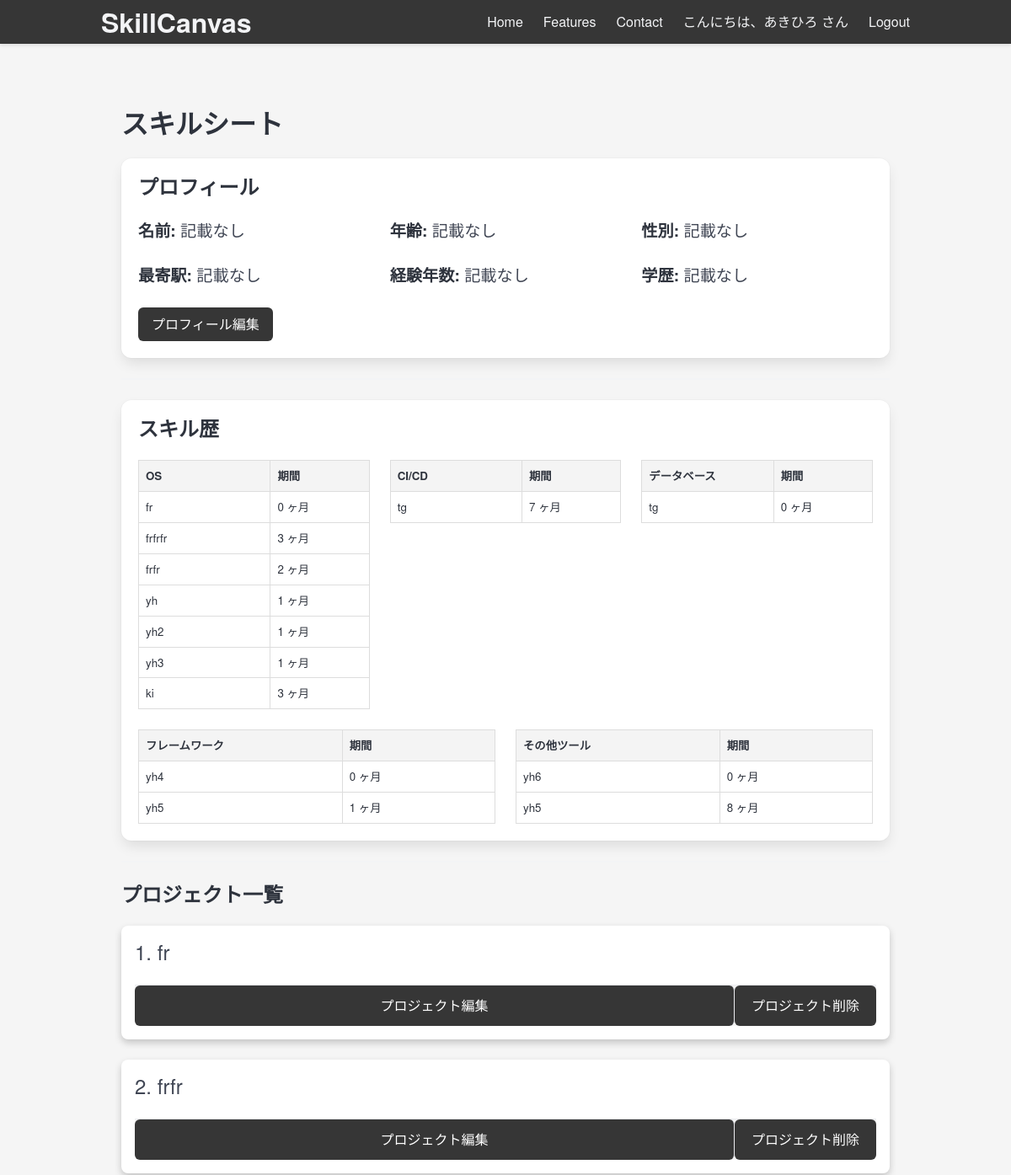
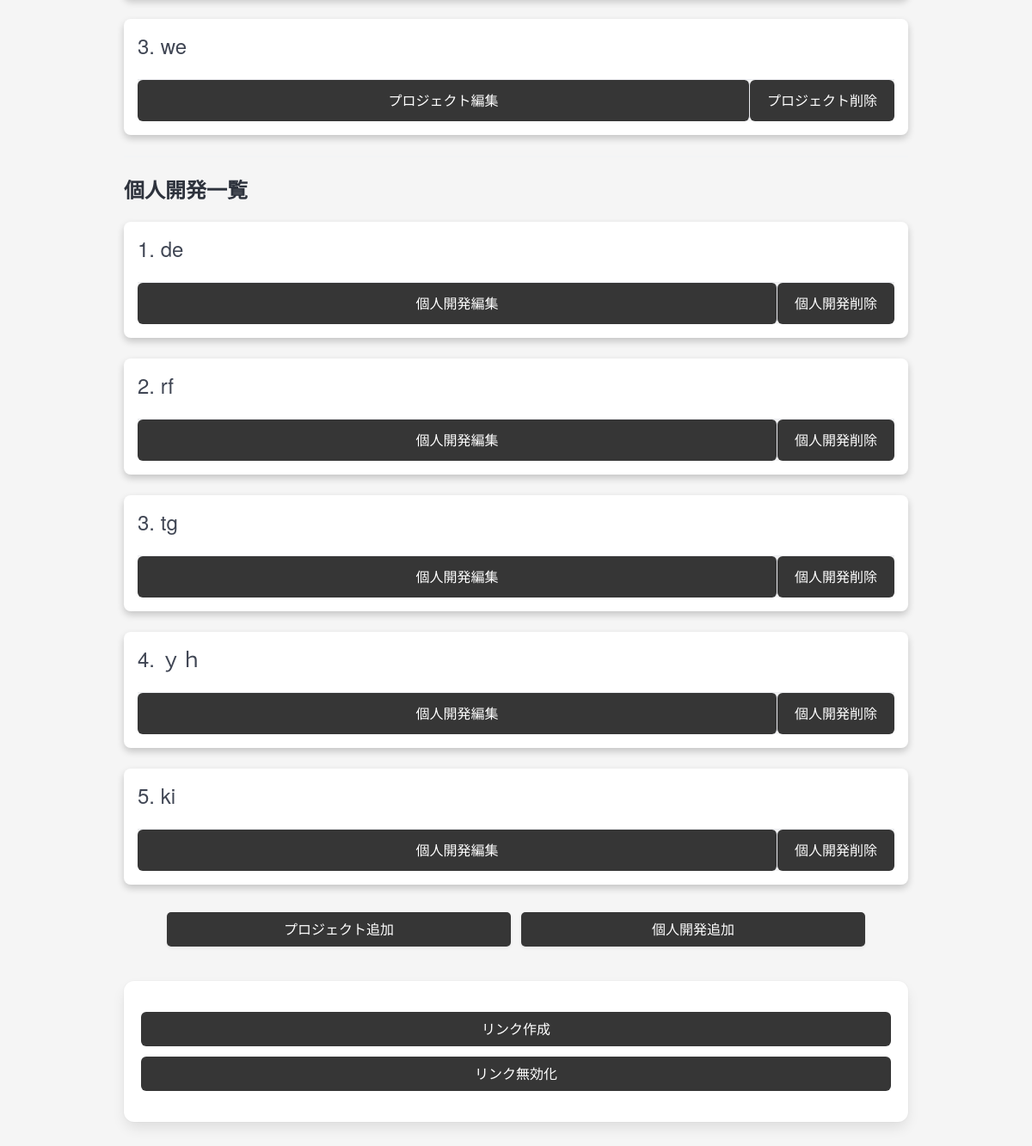
The app's page /sheet (signed in) with its own data (2 pictures, top to bottom).
### run.py (models this page shows, shortened)
class User(db.Model, UserMixin):
    __tablename__ = "user"
    id = db.Column(db.Integer, primary_key=True)
    username = db.Column(db.String(120), unique=True, nullable=False)
    email = db.Column(db.String(120), unique=True, nullable=False)
    password = db.Column(db.String(120), nullable=False)
    is_active = db.Column(db.Boolean, default=False)
    created_at = db.Column(db.DateTime, nullable=False, default=datetime.now)
    updated_at = db.Column(db.DateTime, nullable=False, default=datetime.now, onupdate=datetime.now)
    is_admin = db.Column(db.Boolean, default=False)  # 管理者フラグ
    projects = db.relationship('Project', backref='user', lazy=True)
    display_name = db.Column(db.String(120), nullable=True)
    age = db.Column(db.Integer, nullable=True)
    gender = db.Column(db.String(10), nullable=True)
    nearest_station = db.Column(db.String(120), nullable=True)
    experience_years = db.Column(db.Integer, nullable=True)
    education = db.Column(db.String(120), nullable=True)

class Technology(db.Model):
    __tablename__ = "technology"
    id = db.Column(db.Integer, primary_key=True)
    project_id = db.Column(db.Integer, db.ForeignKey('project.id'), nullable=False)
    type = db.Column(db.String(120), nullable=False)  # e.g., 'OS', 'language', 'process', etc.
    name = db.Column(db.String(120), nullable=False)
    duration_months = db.Column(db.Integer, nullable=True)  # Nullable for process entries

class IndividualTechnology(db.Model):
    __tablename__ = "individual_technology"
    id = db.Column(db.Integer, primary_key=True)
    individual_development_id = db.Column(db.Integer, db.ForeignKey('individual_development.id'), nullable=False)
    type = db.Column(db.String(120), nullable=False)  # 技術の種類 (e.g., 'OS', 'language', 'framework', etc.)
    name = db.Column(db.String(120), nullable=False)  # 技術名
    duration_months = db.Column(db.Integer, nullable=True)  # 期間 (月単位)

class Project(db.Model):
    __tablename__ = "project"
    id = db.Column(db.Integer, primary_key=True)
    user_id = db.Column(db.Integer, db.ForeignKey('user.id'), nullable=False)
    start_month = db.Column(db.String(7), nullable=False)  # YYYY-MM形式の文字列
    end_month = db.Column(db.String(7), nullable=False)    # YYYY-MM形式の文字列
    industry = db.Column(db.String(120), nullable=False)
    project_name = db.Column(db.String(120), nullable=False)
    project_summary = db.Column(db.Text, nullable=False)
    responsibilities = db.Column(db.Text, nullable=False)
    technologies = db.relationship('Technology', backref='project', lazy=True)
    processes = db.relationship('Process', backref='project', lazy=True)

class IndividualDevelopment(db.Model):
    __tablename__ = "individual_development"
    id = db.Column(db.Integer, primary_key=True)
    user_id = db.Column(db.Integer, db.ForeignKey('user.id'), nullable=False)
    start_month = db.Column(db.String(7), nullable=False)  # YYYY-MM形式の文字列
    end_month = db.Column(db.String(7), nullable=False)    # YYYY-MM形式の文字列
    development_name = db.Column(db.String(120), nullable=False)  # プロジェクトタイトル
    development_summary = db.Column(db.Text, nullable=False)  # 開発概要
    technologies = db.relationship('IndividualTechnology', backref='individual_development', lazy=True)
    processes = db.relationship('IndividualProcess', backref='individual_development', lazy=True)

### views/sheet_views.py (the view)
@app.route('/sheet', methods=['GET', 'POST'])
@login_required
def sheet():
    user_id = current_user.id
    projects = Project.query.filter_by(user_id=user_id).all()
    individual_developments = IndividualDevelopment.query.filter_by(user_id=user_id).all()
    project_data = []
    individual_dev_data = []
    skills_by_category = {}
    tech_type_mapping = {
        'os': 'OS',
        'language': '言語',
        'framework': 'フレームワーク',
        'database': 'データベース',
        'containertech': 'コンテナ技術',
        'cicd': 'CI/CD',
        'logging': 'ログ',
        'tools': 'その他ツール'
    }
    for project in projects:
        processes = Process.query.filter_by(project_id=project.id).all()
        technologies = Technology.query.filter_by(project_id=project.id).all()
        for tech in technologies:
            tech_type = tech_type_mapping[tech.type]
            if tech_type not in skills_by_category:
                skills_by_category[tech_type] = {}
            if tech.name not in skills_by_category[tech_type]:
                skills_by_category[tech_type][tech.name] = tech.duration_months
            else:
                skills_by_category[tech_type][tech.name] += tech.duration_months
        project_data.append({
            'project': project,
            'processes': processes,
            'technologies': technologies
        })
    for dev in individual_developments:
        processes = IndividualProcess.query.filter_by(individual_development_id=dev.id).all()
        technologies = IndividualTechnology.query.filter_by(individual_development_id=dev.id).all()
        for tech in technologies:
            tech_type = tech_type_mapping[tech.type]
            if tech_type not in skills_by_category:
                skills_by_category[tech_type] = {}
            if tech.name not in skills_by_category[tech_type]:
                skills_by_category[tech_type][tech.name] = tech.duration_months
            else:
                skills_by_category[tech_type][tech.name] += tech.duration_months
        individual_dev_data.append({
            'individual_development': dev,
            'processes': processes,
            'technologies': technologies
        })
    skills_by_category_formatted = {}
    for category, skills in skills_by_category.items():
        skills_list = [{'name': name, 'duration_months': duration} for name, duration in skills.items()]
        skills_by_category_formatted[category] = skills_list
    active_link = Link.query.filter_by(user_id=user_id, is_active=True).order_by(Link.created_at.desc()).first()
    link_url = url_for('view_sheet', link_code=active_link.link_code, _external=True) if active_link else None
    experience_years = current_user.experience_years or 0
    return render_template('sheet.html', user=current_user, projects=project_data, individual_developments=individual_dev_data, skills_by_category=skills_by_category_formatted, tech_type_mapping=tech_type_mapping, link_url=link_url, experience_years=experience_years)

### templates/sheet.html (shortened to what this page needs)
{% extends "base.html" %}
{% block content %}
<section class="section">
    <div class="container">
        <h1 class="title">スキルシート</h1>
        <div class="box">
            <h1 class="title is-4">プロフィール</h1>
            <div class="columns is-multiline">
                <div class="column is-one-third">
                    <p class="profile-item"><strong>名前:</strong> {{ user.display_name or "記載なし" }}</p>
                </div>
                <div class="column is-one-third">
                    <p class="profile-item"><strong>年齢:</strong> {{ user.age or "記載なし" }}</p>
                </div>
                <div class="column is-one-third">
                    <p class="profile-item"><strong>性別:</strong> {{ user.gender or "記載なし" }}</p>
                </div>
                <div class="column is-one-third">
                    <p class="profile-item"><strong>最寄駅:</strong> {{ user.nearest_station or "記載なし" }}</p>
                </div>
                <div class="column is-one-third">
                    <p class="profile-item"><strong>経験年数:</strong>
                        {% if experience_years %}
                        {{ experience_years // 12 }} 年 {{ experience_years % 12 }} ヶ月
                        {% else %}
                        記載なし
                        {% endif %}</p>
                </div>
                <div class="column is-one-third">
                    <p class="profile-item"><strong>学歴:</strong> {{ user.education or "記載なし" }}</p>
                </div>
            </div>
            <a href="{{ url_for('edit_profile') }}" class="button is-primary is-light">プロフィール編集</a>
        </div>
        <hr>
        {% if skills_by_category|length > 0 %}
        <div class="box">
            <h1 class="title is-4">スキル歴</h1>
            <div class="columns is-multiline">
                {% for category, skills in skills_by_category.items() %}
                <div class="column is-one-third">
                    <div class="table-container">
                        <table class="table is-bordered is-fullwidth skill-table">
                            <thead>
                                <tr>
                                    <th>{{ category }}</th>
                                    <th>期間</th>
                                </tr>
                            </thead>
                            <tbody>
                                {% for skill in skills %}
                                <tr>
                                    <td class="tech-name clickable" data-tech-name="{{ skill.name }}">{{ skill.name }}
                                    </td>
                                    <td>
                                        {% if skill.duration_months >= 12 %}
                                        {{ skill.duration_months // 12 }} 年 {{ skill.duration_months % 12 }} ヶ月
                                        {% else %}
                                        {{ skill.duration_months }} ヶ月
                                        {% endif %}
                                    </td>
                                </tr>
                                {% endfor %}
                            </tbody>
                        </table>
                    </div>
                </div>
                {% endfor %}
            </div>
        </div>
        {% endif %}
        <hr>
        {% if projects|length > 0 %}
        <h1 class="title is-4">プロジェクト一覧</h1>
        <div id="projects-container">
            {% for item in projects %}
            <div class="card project-card">
                <div class="card-content">
                    <h2 class="subtitle project-title" data-index="{{ loop.index }}" style="font-size: 1.5rem;">
                        {{ loop.index }}. {{ item.project.project_name }}
                    </h2>
                    <footer class="card-footer">
                        <a href="{{ url_for('edit_project', project_id=item.project.id) }}"
                            class="card-footer-item button is-primary is-light">プロジェクト編集</a>
                        <form action="{{ url_for('delete_project', project_id=item.project.id) }}" method="post"
                            style="display:inline;">
                            <button type="submit" class="button is-danger is-light card-footer-item">プロジェクト削除</button>
                        </form>
                    </footer>
                </div>
            </div>
            {% endfor %}
        </div>
        {% endif %}
        <hr>
        {% if individual_developments|length > 0 %}
        <h1 class="title is-4">個人開発一覧</h1>
        <div id="individual-developments-container">
            {% for item in individual_developments %}
            <div class="card individual-development-card">
                <div class="card-content">
                    <h2 class="subtitle development-title" data-index="{{ loop.index }}" style="font-size: 1.5rem;">
                        {{ loop.index }}. {{ item.individual_development.development_name }}
                    </h2>
                    <footer class="card-footer">
                        <a href="" class="card-footer-item button is-primary is-light">個人開発編集</a>
                        <form action="" method="post" style="display:inline;">
                            <button type="submit" class="button is-danger is-light card-footer-item">個人開発削除</button>
                        </form>
                    </footer>
                </div>
            </div>
            {% endfor %}
        </div>
        {% endif %}
        <div class="spacer"></div>
        <div class="buttons is-centered">
            <a href="{{ url_for('input') }}" class="button  small-button">プロジェクト追加</a>
            <a href="{{ url_for('individual_input') }}" class="button small-button">個人開発追加</a>
        </div>
        <div class="spacer"></div>
        <div class="box">
            <div class="buttons is-centered">
                <form id="create-link-form" action="{{ url_for('create_link') }}" method="post" class="button-form">
                    <button type="submit" class="button is-info is-light is-fullwidth">リンク作成</button>
                </form>
                <form id="invalidate-link-form" action="{{ url_for('invalidate_link') }}" method="post"
                    class="button-form">
                    <button type="submit" class="button is-danger is-light is-fullwidth">リンク無効化</button>
                </form>
            </div>
        </div>
    </div>
</section>
{% endblock %}

### templates/base.html (shortened to what this page needs)
<!DOCTYPE html>
<html lang="en">
<head>
    <link rel="stylesheet" href="https://cdn.jsdelivr.net/npm/bulma@1.0.2/css/bulma.min.css">
    <link rel="stylesheet" href="{{ url_for('static', filename='css/styles.css') }}">
</head>
<body>
    <header>
        <nav id="navbar" class="navbar is-fixed-top">
            <div class="container">
                <div class="navbar-brand">
                    <a class="navbar-item" href="{{ url_for('index') }}" tabindex="-1">
                        <h1 class="title has-text-light">SkillCanvas</h1>
                    </a>
                </div>
                <div id="navbarMenu" class="navbar-menu">
                    <div class="navbar-end">
                        <a class="navbar-item has-text-light" href="{{ url_for('index') }}" tabindex="-1">Home</a>
                        <a class="navbar-item has-text-light" href="{{ url_for('features') }}"
                            tabindex="-1">Features</a>
                        <a class="navbar-item has-text-light" href="{{ url_for('contact') }}" tabindex="-1">Contact</a>
                        {% if current_user.is_authenticated %}
                            <a class="navbar-item has-text-light" href="{{ url_for('userinfo') }}">こんにちは、{{ current_user.username }} さん</a>
                            <a class="navbar-item has-text-light" href="{{ url_for('logout') }}" tabindex="-1">Logout</a>
                        {% else %}
                            <a class="navbar-item has-text-light" href="{{ url_for('login') }}" tabindex="-1">Login</a>
                        {% endif %}
                    </div>
                </div>
            </div>
        </nav>
    </header>
    <main class="section">
        <div class="container">
            {% block content %}
            {% endblock %}
        </div>
    </main>
</body>
</html>

### records on screen
User: username "あきひろ", display_name "記載なし", age "記載なし", gender "記載なし", nearest_station "記載なし", education "記載なし"
Technology: name "fr", duration_months "0"
Technology: name "frfrfr", duration_months "3"
Technology: name "frfr", duration_months "2"
IndividualTechnology: name "yh", duration_months "1"
IndividualTechnology: name "yh2", duration_months "1"
IndividualTechnology: name "yh3", duration_months "1"
IndividualTechnology: name "ki", duration_months "3"
Technology: name "tg", duration_months "7"
IndividualTechnology: name "tg", duration_months "0"
IndividualTechnology: name "yh4", duration_months "0"
IndividualTechnology: name "yh5", duration_months "1"
IndividualTechnology: name "yh6", duration_months "0"
IndividualTechnology: name "yh5", duration_months "8"
Project: project.project_name "fr"
Project: project.project_name "frfr"
Project: project.project_name "we"
IndividualDevelopment: individual_development.development_name "de"
IndividualDevelopment: individual_development.development_name "rf"
IndividualDevelopment: individual_development.development_name "tg"
IndividualDevelopment: individual_development.development_name "ｙｈ"
IndividualDevelopment: individual_development.development_name "ki"

### other values on screen
{{ category }} "OS" "CI/CD" "データベース" "フレームワーク" "その他ツール"
